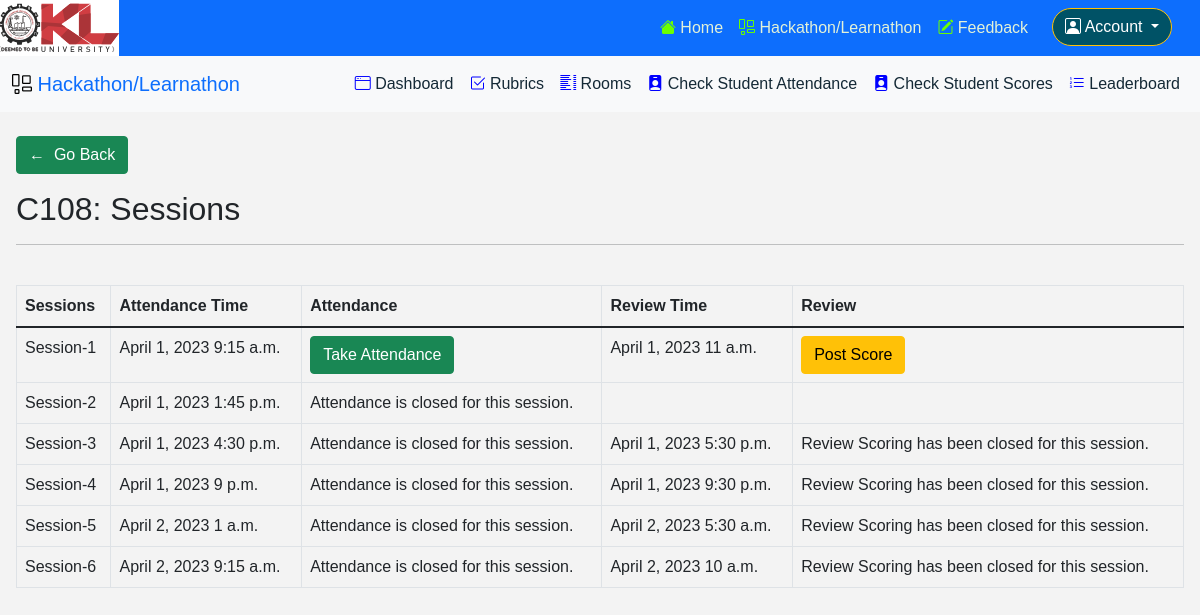
The page /hackathon/rooms/C108 (signed in) on the database its author committed.
### pages/models.py (models this page shows, shortened)
class Room(models.Model):
    choices = (
        ('Ground Floor', 'Ground Floor'),
        ('First Floor', 'First Floor'),
        ('Second Floor', 'Second Floor'),
        ('Third Floor', 'Third Floor'),
        ('Fourth Floor', 'Fourth Floor'),
        ('Fifth Floor', 'Fifth Floor'),
        ('Sixth Floor', 'Sixth Floor'),
        ('NIL', 'NIL'),
    )
    number = models.CharField(max_length=10, unique=True)
    floor = models.CharField(choices=choices, max_length=255)

class Review(models.Model):
    number = models.IntegerField()
    instructions = models.TextField()
    questions = models.TextField()
    score_required = models.BooleanField(default=True)
    time_of_attendance = models.TimeField(null=True)
    time_of_review = models.TimeField()
    date_of_review = models.DateField()
    attendance_open = models.BooleanField(default=True)
    scoring_open = models.BooleanField(default=True)
    team_progress_open = models.BooleanField(default=True)

### learnathon/views.py (the view)
# urls.py: path('rooms/<str:room_no>', review_page, name='learnathon_review_page'),
def review_page(request, room_no):
    if not request.user.is_authenticated:
        return redirect('login')
    user_groups = request.user.groups.all()
    faculty_group = Group.objects.filter(name='FACULTY').first()
    if faculty_group not in user_groups:
        return redirect('home')
    reviews = Review.objects.all()
    room = Room.objects.get(number=room_no)
    context = {'room': room, 'reviews': reviews}
    return render(request, 'learnathon/review_page.html', context=context)

### learnathon/templatetags/has_group.py (called while the page is built)
@register.filter(name='has_group')
def has_group(user, group_name):
    return user.groups.filter(name=group_name).exists()

### learnathon/templates/learnathon/review_page.html (shortened to what this page needs)
{% extends 'learnathon/base.html' %}
{% block content %}
<br />
<div class="mx-3">
<a class="btn btn-success" href="{% url 'learnathon_rooms' %}">&larr;&nbsp;&nbsp;Go Back</a>
<h2 class="my-3"> {{room.number}}: Sessions </h2>
<hr /><br />
<table class="table table-bordered table-hover">
    <thead>
      <tr>
        <th scope="col">Sessions</th>
        <th scope="col">Attendance Time</th>
        <th scope="col">Attendance</th>
        <th scope="col">Review Time</th>
        <th scope="col">Review</th>
      </tr>
    </thead>
    <tbody>
      {% for review in reviews %}
      <tr>
        <td>Session-{{review.number}}</td>
        <td>{{review.date_of_review}} {{review.time_of_attendance}}</td>
        <td>
        {% if review.attendance_open %}
        <a class="btn btn-success" href="{% url 'learnathon_review_room_attendance' number=review.number room_no=room.number %}">Take Attendance</a>
        {% else %}
        Attendance is closed for this session.
        {% endif %}
        </td>
        <td>{% if review.score_required %}{{review.date_of_review}} {{review.time_of_review}}{% endif %}</td>
        <td>
        {% if review.score_required and review.scoring_open %}
        <a class="btn btn-warning" href="{% url 'learnathon_review_score_post' review_no=review.number room_no=room.number %}">Post Score</a>
        {% else %}
        {% if review.score_required and not review.scoring_open %}
        Review Scoring has been closed for this session.
        {% endif %}
        {% endif %}
        </td>
      </tr>
      {% endfor %}
    </tbody>
  </table>
</div>
{% endblock content %}

### static/css/main.css (style rules this page uses)
* { margin: 0; padding: 0; box-sizing: border-box; font-family: 'Montserrat', sans-serif; }
body { background: #f3f3f3; }

### rows shown on the page
Room: number "C108"
Review: number "1", date_of_review "April 1, 2023", time_of_attendance "9:15 a.m.", attendance_open "Take Attendance", time_of_review "11 a.m.", score_required "Post Score"
Review: number "2", date_of_review "April 1, 2023", time_of_attendance "1:45 p.m.", attendance_open "Attendance is closed for this session."
Review: number "3", date_of_review "April 1, 2023", time_of_attendance "4:30 p.m.", attendance_open "Attendance is closed for this session.", time_of_review "5:30 p.m.", shows "Review Scoring has been closed for this session."
Review: number "4", date_of_review "April 1, 2023", time_of_attendance "9 p.m.", attendance_open "Attendance is closed for this session.", time_of_review "9:30 p.m.", shows "Review Scoring has been closed for this session."
Review: number "5", date_of_review "April 2, 2023", time_of_attendance "1 a.m.", attendance_open "Attendance is closed for this session.", time_of_review "5:30 a.m.", shows "Review Scoring has been closed for this session."
Review: number "6", date_of_review "April 2, 2023", time_of_attendance "9:15 a.m.", attendance_open "Attendance is closed for this session.", time_of_review "10 a.m.", shows "Review Scoring has been closed for this session."
